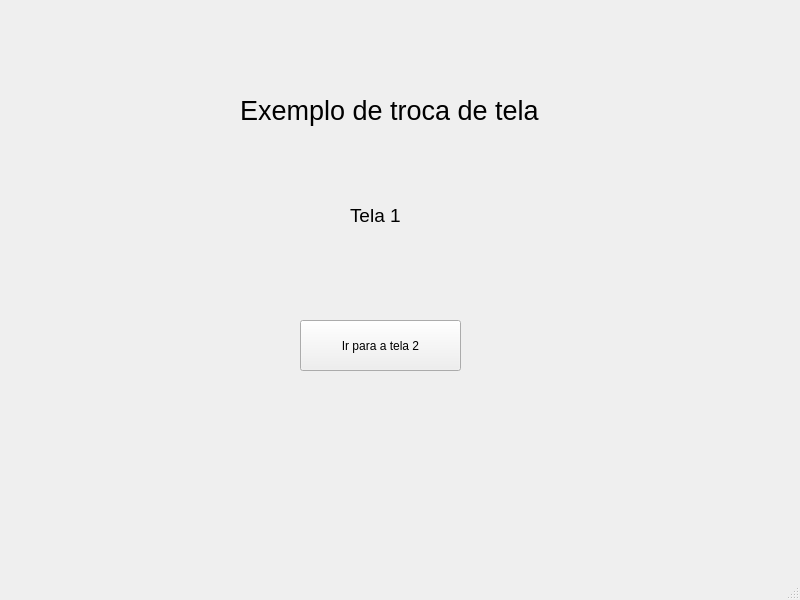
<?xml version="1.0" encoding="UTF-8"?>
<ui version="4.0">
 <class>MainWindow</class>
 <widget class="QMainWindow" name="MainWindow">
  <property name="geometry">
   <rect>
    <x>0</x>
    <y>0</y>
    <width>800</width>
    <height>600</height>
   </rect>
  </property>
  <property name="windowTitle">
   <string>MainWindow</string>
  </property>
  <widget class="QWidget" name="centralwidget">
   <widget class="QPushButton" name="pushButton">
    <property name="geometry">
     <rect>
      <x>300</x>
      <y>320</y>
      <width>161</width>
      <height>51</height>
     </rect>
    </property>
    <property name="text">
     <string>Ir para a tela 2</string>
    </property>
   </widget>
   <widget class="QLabel" name="label">
    <property name="geometry">
     <rect>
      <x>240</x>
      <y>70</y>
      <width>301</width>
      <height>81</height>
     </rect>
    </property>
    <property name="font">
     <font>
      <pointsize>20</pointsize>
     </font>
    </property>
    <property name="text">
     <string>Exemplo de troca de tela</string>
    </property>
   </widget>
   <widget class="QLabel" name="label_2">
    <property name="geometry">
     <rect>
      <x>350</x>
      <y>200</y>
      <width>51</width>
      <height>31</height>
     </rect>
    </property>
    <property name="font">
     <font>
      <pointsize>14</pointsize>
     </font>
    </property>
    <property name="text">
     <string>Tela 1</string>
    </property>
   </widget>
  </widget>
  <widget class="QMenuBar" name="menubar">
   <property name="geometry">
    <rect>
     <x>0</x>
     <y>0</y>
     <width>800</width>
     <height>21</height>
    </rect>
   </property>
  </widget>
  <widget class="QStatusBar" name="statusbar"/>
 </widget>
 <resources/>
 <connections/>
</ui>
